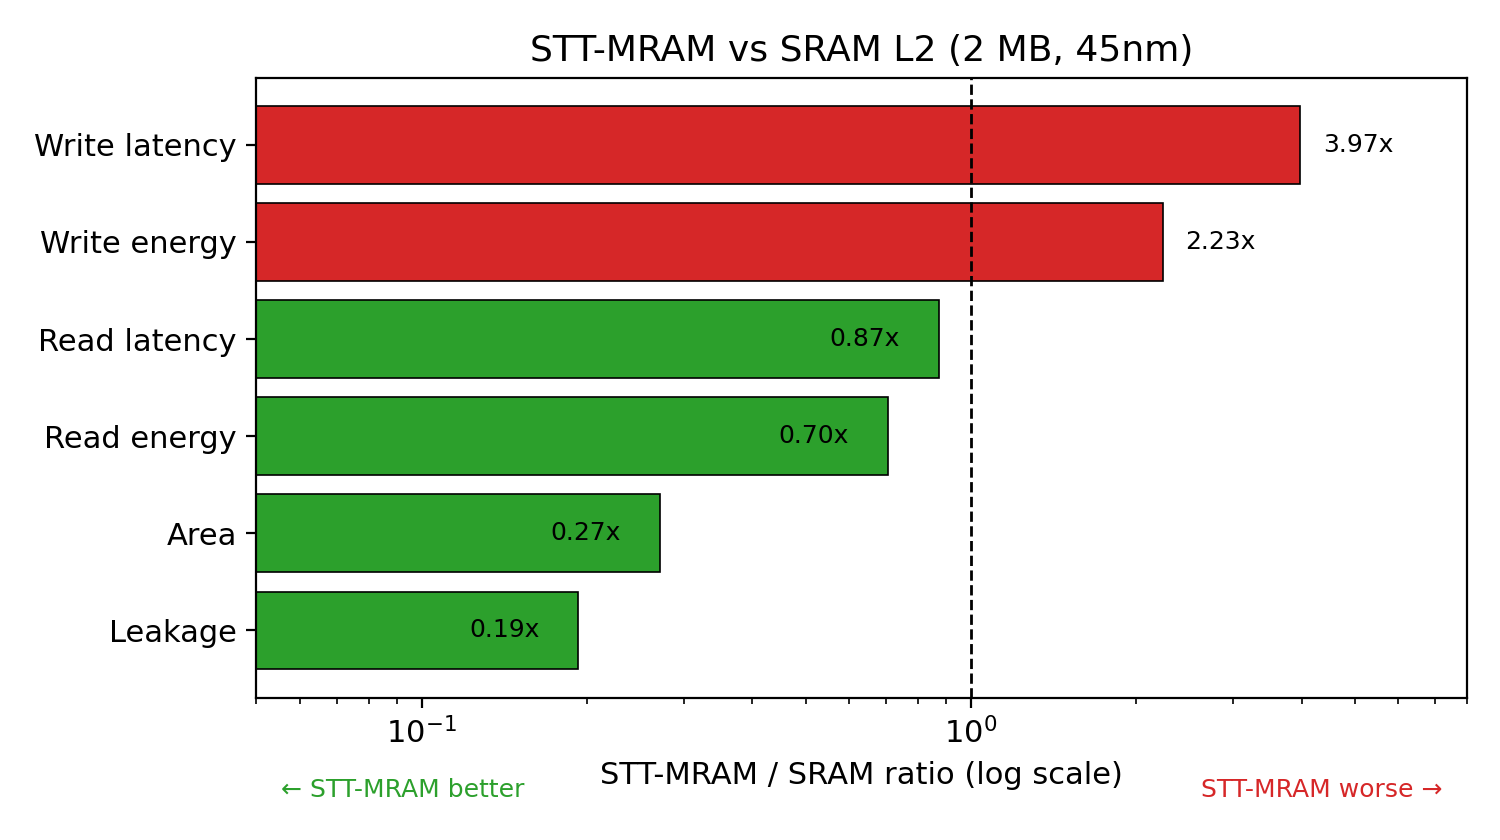

Generate this figure with Python:
import matplotlib.pyplot as plt
import pandas as pd
import matplotlib
matplotlib.rcParams['font.size'] = 11

df = pd.read_csv('data/partC_sram_vs_mram.csv')
df['ratio'] = df['mram'] / df['sram']
df = df.sort_values('ratio')
colors = ['#2ca02c' if r < 1 else '#d62728' for r in df['ratio']]

fig, ax = plt.subplots(figsize=(7.5, 4.2))
y_pos = range(len(df))
bars = ax.barh(y_pos, df['ratio'], color=colors, edgecolor='black', linewidth=0.6)
ax.axvline(1, color='black', linewidth=1, linestyle='--')
ax.set_yticks(y_pos)
ax.set_yticklabels(df['metric'])
ax.set_xlabel('STT-MRAM / SRAM ratio (log scale)')
ax.set_xscale('log')
ax.set_xlim(0.05, 8)
ax.set_title('STT-MRAM vs SRAM L2 (2 MB, 45nm)', fontsize=13)

for bar, r in zip(bars, df['ratio']):
    label = f'{r:.2f}x'
    x = bar.get_width()
    if r < 1:
        ax.text(x * 0.85, bar.get_y() + bar.get_height()/2, label, va='center', ha='right', fontsize=9)
    else:
        ax.text(x * 1.1, bar.get_y() + bar.get_height()/2, label, va='center', ha='left', fontsize=9)

ax.text(0.98, -0.16, 'STT-MRAM worse \u2192', transform=ax.transAxes, ha='right', fontsize=9, color='#d62728')
ax.text(0.02, -0.16, '\u2190 STT-MRAM better', transform=ax.transAxes, ha='left', fontsize=9, color='#2ca02c')
plt.tight_layout()
plt.savefig('plots/plot_partC.png', dpi=200)
print("saved")
